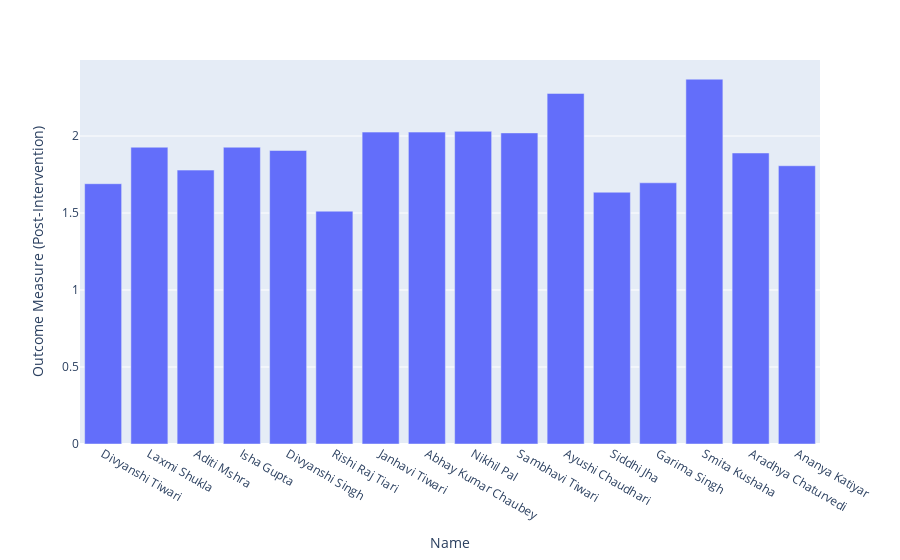

The cell this chart's notebook holds for it:
### Code cell
fig = px.bar(df, x = 'Name', y = 'Outcome Measure (Post-Intervention)')
fig.show()

### Figure 1 — Plotly figure (JSON) as saved in the notebook; plotly's stock layout.template omitted (floating-point values rounded to 4 significant figures)
{"data": [{"alignmentgroup": "True", "hovertemplate": "Name=%{x}<br>Outcome Measure (Post-Intervention)=%{y}<extra></extra>", "legendgroup": "", "marker": {"color": "#636efa", "pattern": {"shape": ""}}, "name": "", "offsetgroup": "", "orientation": "v", "showlegend": false, "textposition": "auto", "type": "bar", "x": ["Divyanshi Tiwari", "Laxmi Shukla", "Aditi Mshra", "Isha Gupta", "Divyanshi Singh", "Rishi Raj Tiari", "Janhavi Tiwari", "Abhay Kumar Chaubey", "Nikhil Pal", "Sambhavi Tiwari", "Ayushi Chaudhari", "Siddhi Jha", "Garima Singh", "Smita Kushaha", "Aradhya Chaturvedi", "Ananya Katiyar"], "xaxis": "x", "y": [1.69, 1.927, 1.779, 1.927, 1.906, 1.512, 2.025, 2.025, 2.03, 2.02, 2.277, 1.635, 1.696, 2.369, 1.89, 1.807], "yaxis": "y"}], "layout": {"barmode": "relative", "legend": {"tracegroupgap": 0}, "margin": {"t": 60}, "xaxis": {"anchor": "y", "domain": [0, 1], "title": {"text": "Name"}}, "yaxis": {"anchor": "x", "domain": [0, 1], "title": {"text": "Outcome Measure (Post-Intervention)"}}}}
